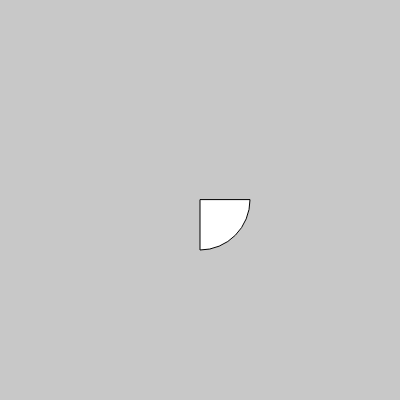
Frame 1 (no input)
Frame 60 (no input): identical to frame 1, image omitted
Frame 120 (the mouse pressed at the canvas centre since frame 60): identical to frame 1, image omitted

The p5.js sketch that drew this single still picture (run headless with seeded random() and noise() and a simulated clock; from frame 60 on, the mouse is pressed at the canvas centre):

// p5.js sketch
// ── sketch.js
function setup() {
  createCanvas(400,400);
}

function draw() {
  background(200);
  arc(200,200, 100,100, 0, PI/2, PIE);
}
